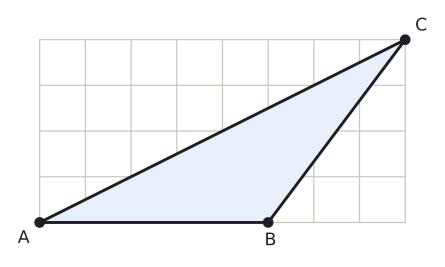

The Python source for this figure:
import sys; sys.path.insert(0, "tools")
from cizim import *

# Alıştırma 6: birim kareli düzlemde A(0, 0), B(5, 0), C(8, 4).
P = lambda x, y: np.array([float(x), float(y)])
uz = lambda X, Y: float(np.linalg.norm(X - Y))
def dik(K, X, Y, r):
    """K köşesinde KX ile KY arasındaki dik açı işareti (r: kenar boyu)."""
    a_ = (X - K) / uz(X, K) * r; b_ = (Y - K) / uz(Y, K) * r
    ax.plot(*zip(K + a_, K + a_ + b_, K + b_), color=SOLUK, lw=1.3)
def kenar(X, Y, metin, G, d, renk=YAZI, fs=13):
    """[XY] kenarının ortasına, G'den uzak yana d kadar açıkta etiket."""
    M = (X + Y) / 2; t = (Y - X) / uz(X, Y); n = np.array([-t[1], t[0]])
    if np.dot(n, M - G) < 0: n = -n
    ax.text(*(M + d * n), metin, ha="center", va="center", color=renk, fontsize=fs)
def olcu(X, Y, metin, kay, renk=SOLUK, fs=13):
    """X ile Y arasında, kay vektörü kadar kaydırılmış oklu ölçü çizgisi; yazı çizginin dışında."""
    kay = np.array(kay, dtype=float); X2, Y2 = X + kay, Y + kay
    ax.annotate("", xy=Y2, xytext=X2, arrowprops=dict(arrowstyle="<->", color=renk, lw=1.2, shrinkA=0, shrinkB=0))
    for Z in (X, Y): ax.plot(*zip(Z + kay * 0.6, Z + kay * 1.4), color=renk, lw=1)
    M = (X2 + Y2) / 2 + 0.75 * kay
    ax.text(*M, metin, ha="center", va="center", color=YAZI, fontsize=fs)
def harf(X, ad, dx, dy, renk=YAZI):
    nokta(ax, *X, "", renk=renk)
    ax.text(X[0] + dx, X[1] + dy, ad, ha="center", va="center", color=renk, fontsize=13)

A, B, C = P(0, 0), P(5, 0), P(8, 4)
fig, ax = sekil(6, 3.4)
ax.set_aspect("equal"); ax.axis("off")
for x in range(0, 9): ax.plot([x, x], [0, 4], color=CIZGI, lw=0.9, zorder=0)
for y in range(0, 5): ax.plot([0, 8], [y, y], color=CIZGI, lw=0.9, zorder=0)
ax.add_patch(patches.Polygon([A, B, C], closed=True, facecolor=MAVI_ACIK, edgecolor=YAZI, lw=2.2, zorder=2))
harf(A, "A", -0.35, -0.35); harf(B, "B", 0.05, -0.4); harf(C, "C", 0.35, 0.3)
ax.set_xlim(-0.7, 8.7); ax.set_ylim(-0.8, 4.7)
kaydet(fig, __file__)
